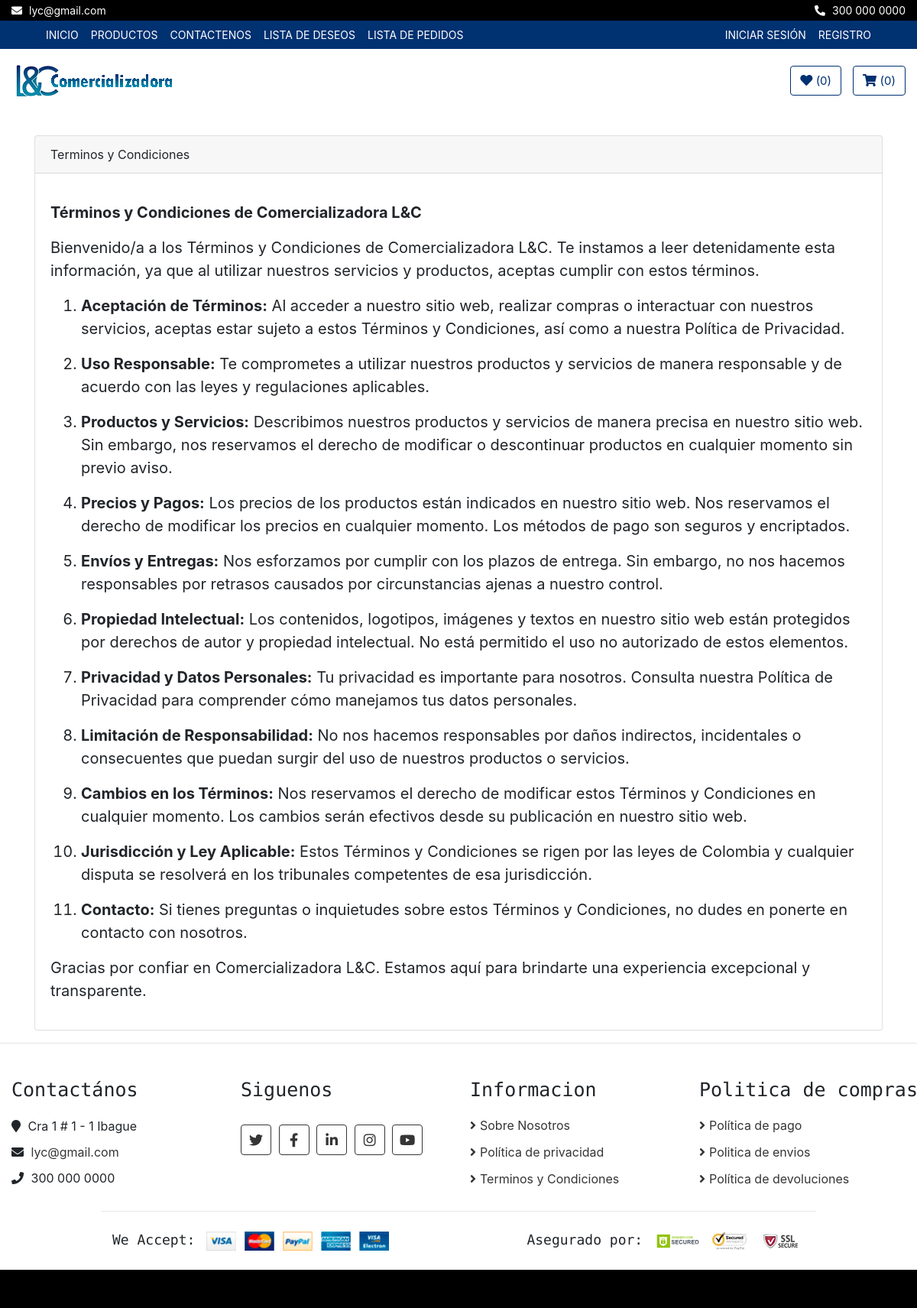
Screenshot of /politicas/terminos-condiciones/ with the database file from the repository.
### politicas/models.py (models this page shows, shortened)
class CorreoEmpresa(models.Model):
    direccion = models.CharField(max_length=100)
    correo = models.EmailField(unique=True)
    telefono = models.CharField(max_length=20)

class Terminos(models.Model):
    titulo = models.CharField(max_length=50)
    contenido = RichTextField()

### politicas/views.py (the view)
# urls.py: path('terminos-condiciones/', views.terminos, name='terminos-condiciones'),
def terminos(request):
    terminos = Terminos.objects.all()
    context = {'terminos': terminos}
    return render(request, 'politicas/terminos.html', context)

### core/context_processors.py (called while the page is built)
def correo_empresa(request):
    correo_empresa = CorreoEmpresa.objects.first()
    return {'correo_empresa': correo_empresa}

### politicas/templates/politicas/terminos.html (shortened to what this page needs)
{% extends 'core/base.html' %}
{% load static %}
{% block content %}
    <div class="container">
        {% for termino in terminos %}
            <div class="card">
                <div class="card-header">{{ termino.titulo }}</div>
                <div class="card-body">
                    <blockquote class="blockquote mb-0">
                        <p>{{ termino.contenido | safe }}</p>
                    </blockquote>
                </div>
            </div>
        {% endfor %}
    </div>
{% endblock %}

### core/templates/core/base.html (shortened to what this page needs)
<!DOCTYPE html>
<html lang="es">
<head>
  {% load static %}
  <link rel="stylesheet" href="https://cdnjs.cloudflare.com/ajax/libs/font-awesome/5.15.3/css/all.min.css">
  <link href="https://stackpath.bootstrapcdn.com/bootstrap/4.4.1/css/bootstrap.min.css" rel="stylesheet" />
  <link href="https://cdnjs.cloudflare.com/ajax/libs/font-awesome/5.10.0/css/all.min.css" rel="stylesheet" />
  <link href="{% static 'core/css/mainstyle.css' %}" rel="stylesheet" />
  <link rel="stylesheet" href="{% static 'lib/slick/slick.css' %}" type="text/css">
  <link rel="stylesheet" href="{% static 'lib/slick/slick-theme.css' %}" type="text/css">
<link href="https://stackpath.bootstrapcdn.com/bootstrap/4.5.2/css/bootstrap.min.css" rel="stylesheet">
</head>
  <body>
    <div class="top-bar">
      <div class="container-fluid">
        <div class="row">
          <div class="col-sm-6">
            <i class="fa fa-envelope"></i>
            {{ correo_empresa.correo }}
          </div>
          <div class="col-sm-6">
            <i class="fa fa-phone-alt"></i>
            {{ correo_empresa.telefono }}
          </div>
        </div>
      </div>
    </div>
    <div class="nav">
      <div class="container-fluid">
        <nav class="navbar navbar-expand-md bg-dark navbar-dark">
          <div class="collapse navbar-collapse justify-content-between" id="navbarCollapse">
            <div class="navbar-nav mr-auto">
              <a href="{% url 'home' %}" class="nav-item nav-link">Inicio</a>
              <a href="{% url 'product_list' %}" class="nav-item nav-link">Productos</a>
              <a href="{% url 'contact' %}" class="nav-item nav-link">Contactenos</a>
              <a href="{% url 'wishlist' %}" class="nav-item nav-link">Lista de Deseos</a>
              <a href="{% url 'pedidos_view' %}" class="nav-item nav-link">Lista de Pedidos</a>
            </div>
            <div class="navbar-nav ml-auto">
              {% if not request.user.is_authenticated %}
                <li class="nav-item">
                  <a class="nav-link" href="{% url 'login' %}">Iniciar sesión</a>
                </li>
                <li class="nav-item">
                  <a class="nav-link" href="{% url 'signup' %}">Registro</a>
                </li>
              {% endif %}
            </div>
          </div>
        </nav>
      </div>
    </div>
    <header class="masthead">
      <div class="bottom-bar">
        <div class="container-fluid">
          <div class="row align-items-center">
            <div class="col-md-9">
              <div class="logo">
                <a href="{% url 'home' %}">
                  <img src="/static/core/img/logo.png" alt="Logo" />
                </a>
              </div>
            </div>
            <div class="col-md-3">
              <div class="user">
                  {% if user.is_authenticated %}
                  <a href="{% url 'wishlist' %}" class="btn wishlist">
                      <i class="fa fa-heart"></i>
                      <span>({{ request.session.wishlist|length }})</span>
                  </a>
                  <a href="{% url 'cart' %}" class="btn cart" id="cart">
                      <i class="fa fa-shopping-cart"></i>
                      <span>({{ request.session.cart|length }})</span>
                  </a>
                  {% else %}
                  <a href="{% url 'login' %}" class="btn wishlist" id="wishlist">
                      <i class="fa fa-heart"></i>
                      <span>({{ request.session.wishlist|length }})</span>
                  </a>
                  <a href="{% url 'login' %}" class="btn cart">
                      <i class="fa fa-shopping-cart"></i>
                      <span>({{ request.session.cart|length }})</span>
                  </a>
                  {% endif %}
              </div>
          </div>
          </div>
        </div>
      </div>
    </header>
    {% block content%}
    {% endblock%}
    {% if request.path != "/" %}
    <hr />
    {% endif %}
    <div class="footer_container">
      <div class="footer">
        <div class="container-fluid">
          <div class="row">
            <div class="col-lg-3 col-md-6">
              <div class="footer-widget">
                <h2>Contactános</h2>
                <div class="contact-info">
                  <p>
                    <i class="fa fa-map-marker"></i> {{ correo_empresa.direccion }}
                  </p>
                  <p>
                    <i class="fa fa-envelope"></i>
                    <a href="mailto:{{ correo_empresa.correo }}" target="_blank"
                      style="color: #353535; text-decoration: none;">{{ correo_empresa.correo }}</a>
                  </p>
                  <p><i class="fa fa-phone"></i> {{ correo_empresa.telefono }}</p>
                </div>
              </div>
            </div>
            <div class="col-lg-3 col-md-6">
              <div class="footer-widget">
                <h2>Siguenos</h2>
                <div class="contact-info">
                  <div class="social">
                    <a href="https://twitter.com/" target="_blank"><i class="fab fa-twitter"></i></a>
                    <a href="https://www.facebook.com/" target="_blank"><i class="fab fa-facebook-f"></i></a>
                    <a href="https://www.linkedin.com/" target="_blank"><i class="fab fa-linkedin-in"></i></a>
                    <a href="https://www.instagram.com/" target="_blank"><i class="fab fa-instagram"></i></a>
                    <a href="https://youtu.be/E_xaxzYjc7I" target="_blank"><i class="fab fa-youtube"></i></a>
                  </div>
                </div>
              </div>
            </div>
            <div class="col-lg-3 col-md-6">
              <div class="footer-widget">
                <h2>Informacion</h2>
                <ul>
                  <li><a href="{% url 'sobre-nosotros' %}">Sobre Nosotros</a></li>
                  <li><a href="{% url 'politica-privacidad' %}">Política de privacidad</a></li>
                  <li><a href="{% url 'terminos-condiciones' %}">Terminos y Condiciones</a></li>
                </ul>
              </div>
            </div>
            <div class="col-lg-3 col-md-6">
              <div class="footer-widget">
                <h2>Politica de compras</h2>
                <ul>
                  <li><a href="{% url 'politica-pagos' %}">Política de pago</a></li>
                  <li><a href="{% url 'politica-envios' %}">Politica de envios</a></li>
                  <li><a href="{% url 'politica-devoluciones' %}">Política de devoluciones</a></li>
                </ul>
              </div>
            </div>
          </div>
          <div class="row payment align-items-center">
            <div class="col-md-6">
              <div class="payment-method">
                <h2>We Accept:</h2>
                <img src="{% static 'core/img/payment-method.png' %}" alt="Payment Method" />
              </div>
            </div>
            <div class="col-md-6">
              <div class="payment-security">
                <h2>Asegurado por:</h2>
                <img src="{% static 'core/img/godaddy.svg' %}" alt="Payment Security" />
                <img src="{% static 'core/img/norton.svg' %}" alt="Payment Security" />
                <img src="{% static 'core/img/ssl.svg' %}" alt="Payment Security" />
              </div>
            </div>
          </div>
        </div>
      </div>
      <div class="footer-bottom">
      </div>
    </div>
  </body>
</html>

### core/static/core/css/mainstyle.css (style rules this page uses)
body { color: #353535; font-family: 'Open Sans', sans-serif; font-weight: 400; background: #f3f6ff; }
a { color: #003171; }
h2 { font-family: 'Source Code Pro', monospace; font-weight: 700; }
@media (min-width: 992px) { .container-fluid { padding-right: 60px; padding-left: 60px; } }
.btn { color: #003171; background: #ffffff; }
.top-bar { padding: 3px 0; font-size: 14px; color: #ffffff; background: #000000; }
.top-bar i { margin-right: 5px; }
.top-bar .col-sm-6:first-child { text-align: left; }
.top-bar .col-sm-6:last-child { text-align: right; }
.nav { position: relative; }
@media (min-width: 992px) { .nav .container-fluid { padding-left: 52px; padding-right: 52px; } }
.nav .navbar { height: 100%; padding: 0; }
@media (min-width: 768px) { .nav, .nav .navbar { background: #003171 !important; } }
@media (min-width: 768px) { .nav .navbar-dark a.nav-link { color: #ffffff; font-size: 14px; text-transform: uppercase; } }
.bottom-bar { padding: 15px 0; background: #ffffff; margin-bottom: 30px; }
.bottom-bar .logo { text-align: left; overflow: hidden; }
.bottom-bar .logo a img { max-height: 60px; }
.bottom-bar .user { font-size: 0; text-align: right; }
.bottom-bar .user .wishlist { margin-right: 15px; }
.bottom-bar .user .cart i, .bottom-bar .user .wishlist i { color: #003171; }
.bottom-bar .user .cart span, .bottom-bar .user .wishlist span { color: #003171; font-size: 15px; }
@media (min-width: 768px) { .bottom-bar { max-height: 90px; } }
.footer { position: relative; padding: 30px 0 0 0; background: #ffffff; }
.footer .footer-widget { position: relative; width: 100%; margin-bottom: 30px; }
.footer .footer-widget h2 { font-size: 25px; white-space: nowrap; margin-bottom: 20px; }
.footer .footer-widget ul { margin: 0; padding: 0; list-style: none; }
.footer .footer-widget ul li { margin-bottom: 12px; }
.footer .footer-widget ul li:last-child { margin-bottom: 0; }
.footer .footer-widget ul li a { color: #353535; white-space: nowrap; display: block; line-height: 23px; transition: all .3s; }
.footer .footer-widget ul li a::before { content: '\f105'; font-family: 'Font Awesome 5 Free'; font-weight: 900; padding-right: 5px; }
.footer .contact-info p { margin-bottom: 10px; font-size: 16px; }
.footer .contact-info p i { margin-right: 5px; }
.footer .social { position: relative; width: 100%; }
.footer .social a { display: inline-block; margin: 10px 5px 0 0; width: 40px; height: 40px; padding: 6px 0; text-align: center; font-size: 18px; color: #353535; border: 1px solid #353535; border-radius: 4px; transition: all .3s; }
.footer .payment { padding-top: 25px; padding-bottom: 25px; border-top: 1px solid rgba(0,0,0,.1); }
@media (min-width: 992px) { .footer .payment { max-width: 80%; margin: 0 auto; } }
.footer .payment-method, .footer .payment-security { overflow: hidden; }
.footer .payment-method { text-align: left; }
.footer .payment-security { text-align: right; }
.footer .payment-method h2, .footer .payment-security h2 { display: inline-block; margin: 0 10px 0 0; font-size: 18px; font-weight: 400; line-height: 22px; }
.footer .payment-method img, .footer .payment-security img { height: 25px; }
.footer-bottom { position: relative; padding: 25px 0; background: #000000; }

### core/templates/core/base.html (style rules this page uses)
.cart { color: #003171; background: #ffffff; border-color: #003171; }
.wishlist { color: #003171; background: #ffffff; border-color: #003171; }

### rows the page displays
CorreoEmpresa: correo "lyc@gmail.com", telefono "300 000 0000", direccion "Cra 1 # 1 - 1 Ibague"
Terminos: titulo "Terminos y Condiciones", contenido "Términos y Condiciones de Comercializadora L&C Bienvenido/a a los Términos y Condiciones de Comercializadora L&C. Te instamos a leer detenidamente esta información, ya que al utilizar nuestros servicios y productos, aceptas cumplir con estos términos. Aceptación de Términos: Al acceder a nuestro sitio web, realizar compras o interactuar con nuestros servicios, aceptas estar sujeto a estos Términos y Condiciones, así como a nuestra Política de Privacidad. Uso Responsable: Te comprometes a utilizar nuestros productos y servicios de manera responsable y de acuerdo con las leyes y regulaciones aplicables. Productos y Servicios: Describimos nuestros productos y servicios de manera precisa en…"

### other values shown
{{ request.session.wishlist|length }} "0"
{{ request.session.cart|length }} "0"
